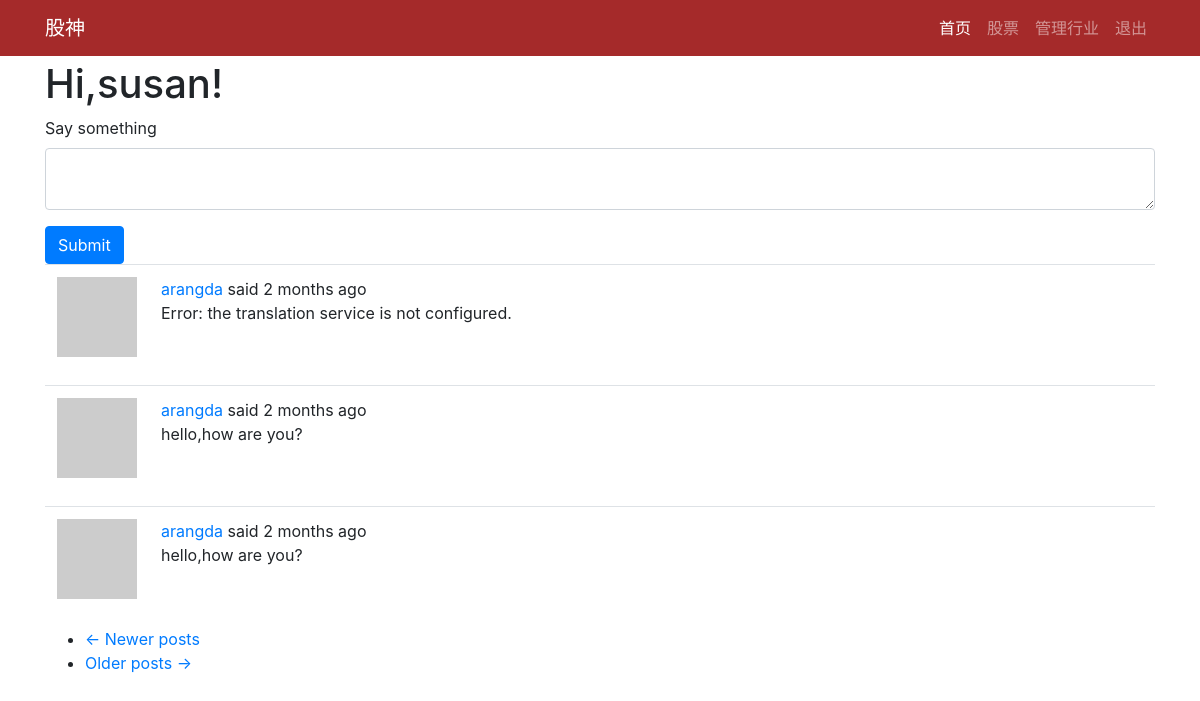
Page /index?page=2 (signed in) on the committed database.
### app/models.py (models this page shows, shortened)
class PaginatedAPIMixin(object):
    @staticmethod
    def to_collection_dict(query, page, per_page, endpoint, **kwargs):
        resources = query.paginate(page, per_page, False)
        data = {
            'items': [item.to_dict() for item in resources.items],
            '_meta': {
                'page': page,
                'per_page': per_page,
                'total_pages': resources.pages,
                'total_items': resources.total
            },
            '_links': {
                'self': url_for(endpoint, page=page, per_page=per_page,
                                **kwargs),
                'next': url_for(endpoint, page=page + 1, per_page=per_page,
                                **kwargs) if resources.has_next else None,
                'prev': url_for(endpoint, page=page - 1, per_page=per_page,
                                **kwargs) if resources.has_prev else None
            }
        }
        return data

class User(PaginatedAPIMixin,UserMixin,db.Model):
    id = db.Column(db.Integer,primary_key=True)
    username = db.Column(db.String(64),index=True,unique=True)
    email = db.Column(db.String(120),index=True,unique=True)
    password_hash = db.Column(db.String(128))
    about_me = db.Column(db.String(140))
    last_seen = db.Column(db.DateTime,default=datetime.utcnow)
    posts = db.relationship('Post',backref='author',lazy='dynamic')
    messages_sent = db.relationship('Message',
                                    foreign_keys='Message.sender_id',
                                    backref='author', lazy='dynamic')
    messages_received = db.relationship('Message',
                                        foreign_keys='Message.recipient_id',
                                        backref='recipient', lazy='dynamic')
    last_message_read_time = db.Column(db.DateTime)
    token = db.Column(db.String(32), index=True, unique=True)
    token_expiration = db.Column(db.DateTime)
    notifications = db.relationship('Notification',backref='user',lazy='dynamic')
    followed = db.relationship(
        'User',secondary=followers,
        primaryjoin=(followers.c.follower_id == id),
        secondaryjoin=(followers.c.followed_id == id),
        backref=db.backref('followers',lazy='dynamic'),lazy='dynamic'
    )
    tasks = db.relationship('Task',backref='user',lazy='dynamic')
    def avatar(self,size):
        digest = md5(self.email.lower().encode('utf-8')).hexdigest()
        return 'https://www.gravatar.com/avatar/{}?d=identicon&s={}'.format(digest,size)
    def followed_posts(self):
        followed = Post.query.join(
            followers, (followers.c.followed_id == Post.user_id)).filter(
                followers.c.follower_id == self.id)
        own = Post.query.filter_by(user_id=self.id)
        return followed.union(own).order_by(Post.timestamp.desc())
    def get_tasks_in_progress(self):
        return Task.query.filter_by(user=self, complete=False).all()

class Post(db.Model):
    id = db.Column(db.Integer,primary_key=True)
    body = db.Column(db.String(140))
    timestamp = db.Column(db.DateTime,index=True,default=datetime.utcnow)
    user_id = db.Column(db.Integer,db.ForeignKey('user.id'))
    language = db.Column(db.String(5))

### app/main/routes.py (the view, shortened to what this page needs)
@bp.route('/',methods=['GET','POST'])
@bp.route('/index',methods=['GET','POST'])
@login_required
def index():
    form = PostForm()
    page = request.args.get('page',1,type=int)
    posts = current_user.followed_posts().paginate(
        page,current_app.config['POSTS_PER_PAGE'],False
    )
    next_url = url_for('main.index',page=posts.next_num) if posts.has_next else None
    prev_url = url_for('main.index',page=posts.prev_num) if posts.has_prev else None
    return render_template('index.html',title='home',form=form,posts=posts.items,next_url=next_url,prev_url=prev_url)

### app/main/forms.py
class PostForm(FlaskForm):
    post = TextAreaField(_l('Say something'), validators=[DataRequired()])
    submit = SubmitField(_l('Submit'))

### app/main/routes.py (called while the page is built)
@bp.before_app_request
def before_request():
    g.locale = str(get_locale())
    if current_user.is_authenticated:
        current_user.last_seen = datetime.utcnow()
        db.session.commit()

### app/models.py (called while the page is built)
@login.user_loader
def load_user(id):
    return User.query.get(int(id))

### app/templates/index.html
{% extends "base.html" %}
{% from 'bootstrap/form.html' import render_form %}
{% block app_content %}
    <h1>Hi,{{ current_user.username }}!</h1>
    {% if form %}
    {{ render_form(form) }}
    {% endif %}
    {% for post in posts %}
    {% include '_post.html' %}
    {% endfor %}
    <nav aria-label="...">
        <ul class="pager">
            <li class="previous{% if not prev_url %} disabled{% endif %}">
                <a href="{{ prev_url or '#' }}">
                    <span aria-hidden="true">&larr;</span> {{ _('Newer posts') }}
                </a>
            </li>
            <li class="next{% if not next_url %} disabled{% endif %}">
                <a href="{{ next_url or '#' }}">
                    {{ _('Older posts') }} <span aria-hidden="true">&rarr;</span>
                </a>
            </li>
        </ul>
    </nav>
{% endblock %}

### app/templates/_post.html (shortened to what this page needs)
<table class="table table-hover">
    <tr>
        <td width="70px">
            <a href="{{ url_for('main.user', username=post.author.username) }}">
                <img src="{{ post.author.avatar(70) }}" />
            </a>
        </td>
        <td>
            {{ _('%(username)s said %(when)s',username=user_link,when=moment(post.timestamp).fromNow()) }}
            <br>
            <span id="post{{ post.id }}">{{ post.body }}</span>
        </td>
    </tr>
</table>

### rows in the picture
User: username "susan"
Post: body "Error: the translation service is not configured."
Post: body "hello,how are you?"
Post: body "hello,how are you?"

### other values in the picture
{{ render_nav_item('main.index', '首页',None,True) }} "首页"
{{ render_nav_item('shares.gupiao', '股票',None,True) }} "股票"
{{ render_nav_item('shares.manage_category', '管理行业',None,True) }} "管理行业"
{{ render_nav_item('auth.logout', '退出',None,True) }} "退出"
